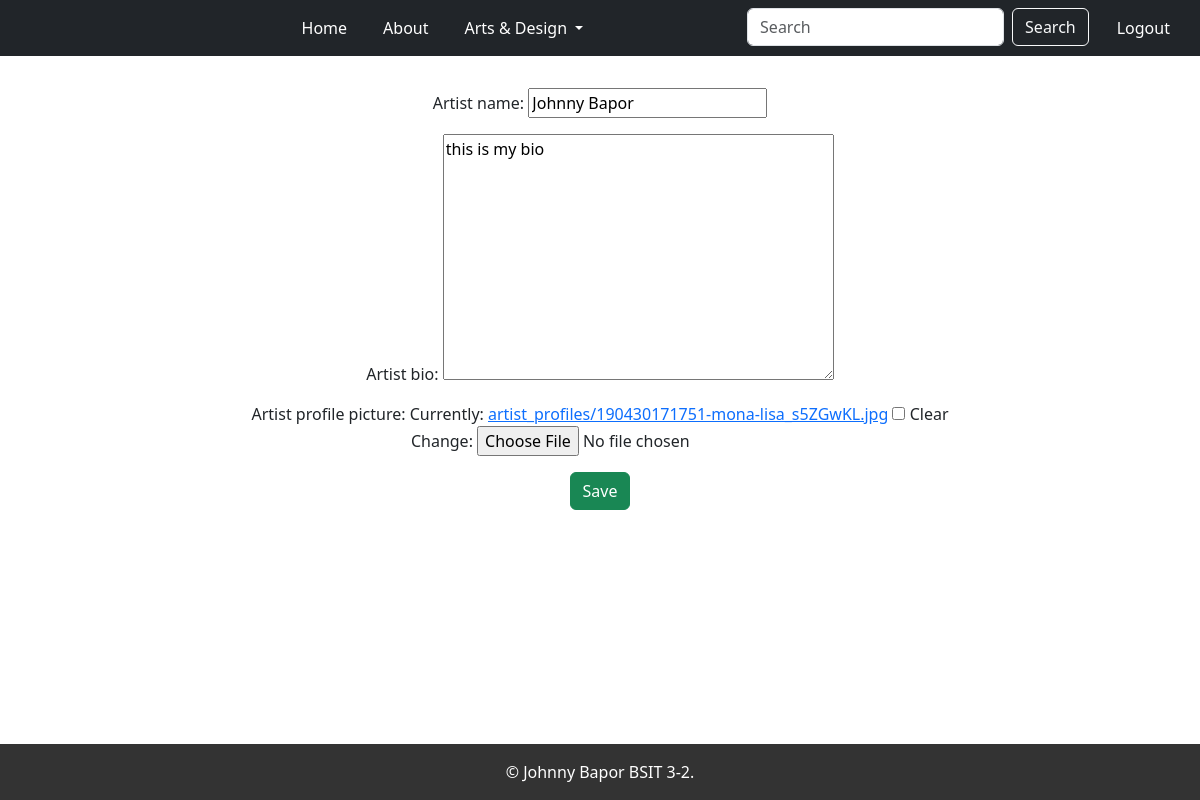
The app's page /1/update/ (signed in), older data.
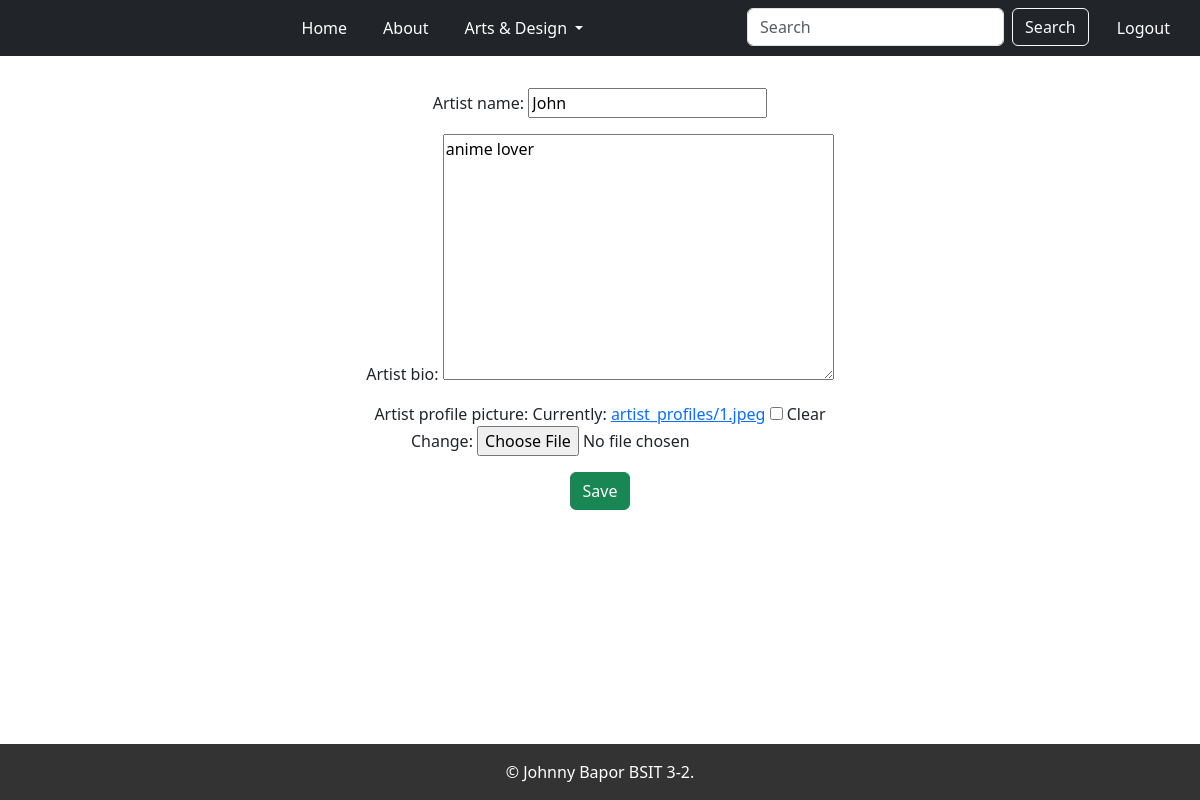
The same page, newer data.
### app/models.py (models this page shows, shortened)
class Artist(models.Model):
    user = models.OneToOneField(User, on_delete=models.CASCADE, related_name="artist_profile", null=True, blank=True)
    artist_name = models.CharField(max_length=255)
    artist_bio = models.TextField()
    artist_profile_picture = models.ImageField(upload_to='artist_profiles/', blank=True, null=True)

### app/views.py (the view)
# urls.py: path('<int:pk>/update/', login_required(ArtistUpdateView.as_view()), name='artist-update'),
class ArtistUpdateView(UpdateView):
    model = Artist
    fields = ['artist_name', 'artist_bio', 'artist_profile_picture']
    template_name = 'app/artist_form.html'
    success_url = reverse_lazy('artist-list')

### app/templates/app/artist_form.html (shortened to what this page needs)
{% extends 'app/base.html' %}
{% block content %}
    <form method="post" enctype="multipart/form-data" style="text-align: center">
        {{ form.as_p }}
        <button type="submit" class="btn btn-success">Save</button>
    </form>
{% endblock %}

Row changes from the older to the newer data that the page shows:
changed Artist: artist_name "Johnny Bapor" → "John"; artist_bio "this is my bio" → "anime lover"
Text that changed along with them:
text no longer shown: "Artist name: Artist bio: Artist profile picture: Currently: artist_profiles/190430171751-mona-lisa_s5ZGwKL.jpg Clear Change:"
text now shown: "Artist name: Artist bio: Artist profile picture: Currently: artist_profiles/1.jpeg Clear Change:"
